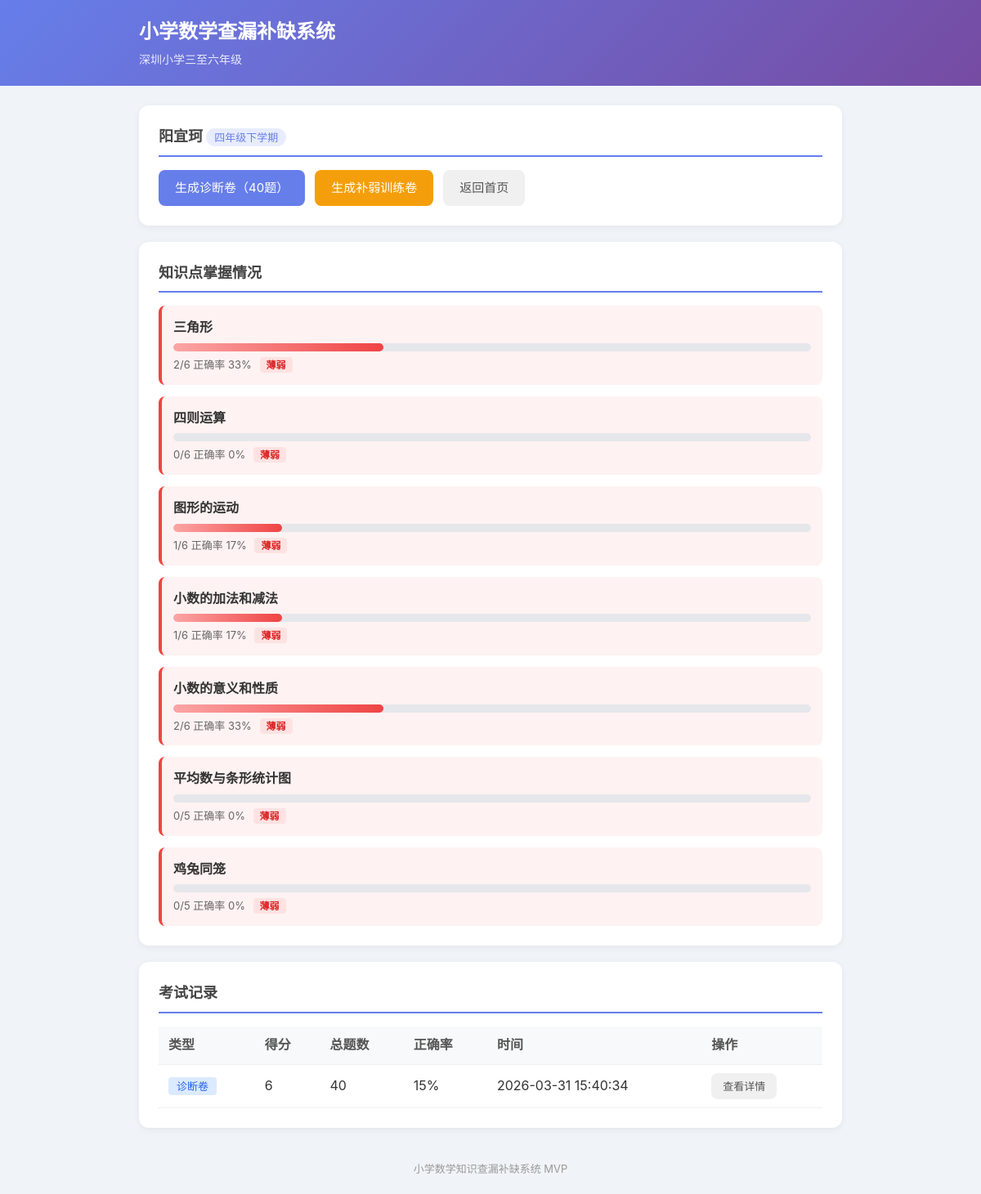
The page /student/3 on the database its author committed.
### tables this page shows
CREATE TABLE students (
            id INTEGER PRIMARY KEY AUTOINCREMENT,
            name TEXT NOT NULL,
            class_name TEXT NOT NULL,
            created_at TEXT NOT NULL
        , grade TEXT NOT NULL DEFAULT '四年级下学期');

CREATE TABLE exams (
            id INTEGER PRIMARY KEY AUTOINCREMENT,
            student_id INTEGER NOT NULL,
            exam_type TEXT NOT NULL,
            score INTEGER NOT NULL DEFAULT 0,
            total INTEGER NOT NULL DEFAULT 0,
            created_at TEXT NOT NULL, question_ids TEXT NOT NULL DEFAULT '[]', submitted_at TEXT,
            FOREIGN KEY (student_id) REFERENCES students(id)
        );

### app.py (the view)
@app.route("/student/<int:sid>")
def student_detail(sid):
    student = models.get_student(sid)
    if not student:
        return redirect(url_for("index"))
    exams = models.get_student_exams(sid)
    kp_stats = models.get_student_kp_stats(sid)
    return render_template("student.html", student=student, exams=exams, kp_stats=kp_stats)

### models.py (called while the page is built)
def get_db():
    conn = sqlite3.connect(DB_PATH)
    conn.row_factory = sqlite3.Row
    return conn

def get_student(sid):
    conn = get_db()
    row = conn.execute("SELECT * FROM students WHERE id = ?", (sid,)).fetchone()
    conn.close()
    return dict(row) if row else None

def get_student_exams(student_id):
    conn = get_db()
    rows = conn.execute(
        "SELECT * FROM exams WHERE student_id = ? ORDER BY created_at DESC",
        (student_id,),
    ).fetchall()
    conn.close()
    return [dict(r) for r in rows]

def get_student_kp_stats(student_id):
    conn = get_db()
    rows = conn.execute(
        """SELECT a.knowledge_point,
                  COUNT(*) as total,
                  SUM(a.is_correct) as correct
           FROM answers a
           JOIN exams e ON a.exam_id = e.id
           WHERE e.student_id = ?
           GROUP BY a.knowledge_point""",
        (student_id,),
    ).fetchall()
    conn.close()
    stats = []
    for r in rows:
        total = r["total"]
        correct = r["correct"]
        rate = round(correct / total * 100) if total > 0 else 0
        stats.append({
            "kp": r["knowledge_point"],
            "total": total,
            "correct": correct,
            "rate": rate,
            "weak": rate < 60,
        })
    return stats

### templates/student.html (shortened to what this page needs)
{% extends "base.html" %}
{% block content %}
<section class="card">
    <h2>{{ student.name }} <span class="badge">{{ student.grade }}</span></h2>
    <div class="actions">
        <a href="/exam/diagnostic/{{ student.id }}" class="btn btn-primary">生成诊断卷（40题）</a>
        <a href="/exam/training/{{ student.id }}" class="btn btn-warning">生成补弱训练卷</a>
        <a href="/" class="btn">返回首页</a>
    </div>
</section>
{% if kp_stats %}
<section class="card">
    <h2>知识点掌握情况</h2>
    <div class="kp-grid">
        {% for s in kp_stats %}
        <div class="kp-item {% if s.weak %}kp-weak{% else %}kp-ok{% endif %}">
            <div class="kp-name">{{ s.kp }}</div>
            <div class="progress-bar">
                <div class="progress-fill {% if s.weak %}fill-weak{% else %}fill-ok{% endif %}" style="width: {{ s.rate }}%"></div>
            </div>
            <div class="kp-detail">{{ s.correct }}/{{ s.total }} 正确率 {{ s.rate }}%
                {% if s.weak %}<span class="tag-weak">薄弱</span>{% endif %}
            </div>
        </div>
        {% endfor %}
    </div>
</section>
{% endif %}
{% if exams %}
<section class="card">
    <h2>考试记录</h2>
    <table>
        <thead>
            <tr>
                <th>类型</th>
                <th>得分</th>
                <th>总题数</th>
                <th>正确率</th>
                <th>时间</th>
                <th>操作</th>
            </tr>
        </thead>
        <tbody>
            {% for e in exams %}
            <tr>
                <td>
                    {% if e.exam_type == 'diagnostic' %}
                    <span class="tag-diag">诊断卷</span>
                    {% else %}
                    <span class="tag-train">训练卷</span>
                    {% endif %}
                </td>
                <td>{{ e.score }}</td>
                <td>{{ e.total }}</td>
                <td>{{ (e.score / e.total * 100)|round|int if e.total > 0 else 0 }}%</td>
                <td>{{ e.created_at }}</td>
                <td><a href="/exam/result/{{ e.id }}" class="btn btn-small">查看详情</a></td>
            </tr>
            {% endfor %}
        </tbody>
    </table>
</section>
{% endif %}
{% endblock %}

### static/style.css (style rules this page uses)
* { margin: 0; padding: 0; box-sizing: border-box; }
body { font-family: -apple-system, BlinkMacSystemFont, "Segoe UI", "PingFang SC", "Microsoft YaHei", sans-serif; background: #f0f4f8; color: #333; line-height: 1.6; }
.card { background: white; border-radius: 12px; padding: 24px; margin-bottom: 20px; box-shadow: 0 2px 8px rgba(0,0,0,0.06); }
.card h2 { font-size: 18px; margin-bottom: 16px; color: #444; border-bottom: 2px solid #667eea; padding-bottom: 8px; }
.btn { display: inline-block; padding: 10px 20px; border: none; border-radius: 8px; font-size: 15px; cursor: pointer; text-decoration: none; color: #555; background: #f0f0f0; transition: all 0.2s; }
.btn-primary { background: #667eea; color: white; }
.btn-warning { background: #f59e0b; color: white; }
.btn-small { padding: 6px 14px; font-size: 13px; }
.actions { display: flex; gap: 12px; flex-wrap: wrap; margin-top: 12px; }
table { width: 100%; border-collapse: collapse; }
th, td { padding: 10px 12px; text-align: left; border-bottom: 1px solid #eee; }
th { background: #f8f9fa; font-weight: 600; color: #555; }
.badge { background: #e8ecff; color: #667eea; padding: 3px 10px; border-radius: 20px; font-size: 13px; font-weight: normal; }
.tag-diag { background: #dbeafe; color: #2563eb; padding: 3px 10px; border-radius: 4px; font-size: 13px; }
.tag-weak { background: #fee2e2; color: #dc2626; padding: 2px 8px; border-radius: 4px; font-size: 12px; font-weight: 600; margin-left: 6px; }
.kp-grid { display: grid; gap: 14px; }
.kp-item { padding: 14px; border-radius: 8px; border-left: 4px solid #ddd; }
.kp-weak { border-left-color: #ef4444; background: #fef2f2; }
.kp-name { font-weight: 600; margin-bottom: 6px; }
.kp-detail { font-size: 13px; color: #666; margin-top: 6px; }
.progress-bar { height: 10px; background: #e5e7eb; border-radius: 5px; overflow: hidden; }
.progress-fill { height: 100%; border-radius: 5px; transition: width 0.5s ease; }
.fill-weak { background: linear-gradient(90deg, #fca5a5, #ef4444); }

### rows shown on the page
students: name "阳宜珂", grade "四年级下学期"
exams: exam_type "诊断卷", score "6", total "40", (e.score/e.total*100)|round|intife.total>0else0 "15", created_at "2026-03-31 15:40:34"

### other values the page prints
{{ s.kp }} "三角形" "四则运算" "图形的运动" "小数的加法和减法" "小数的意义和性质" "平均数与条形统计图" "鸡兔同笼"
{{ s.correct }} "2" "0" "1" "1" "2" "0" "0"
{{ s.total }} "6" "6" "6" "6" "6" "5" "5"
{{ s.rate }} "33" "0" "17" "17" "33" "0" "0"
